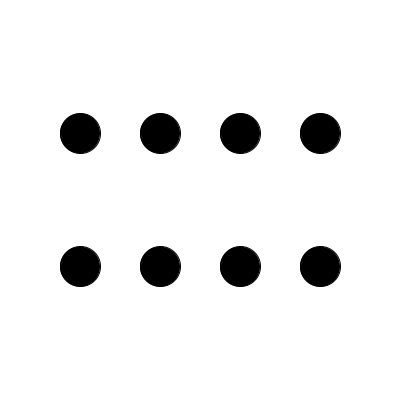
Frame 1 (no input)
Frame 60 (the mouse pressed at the canvas centre just before this capture): identical to frame 1, image omitted
Frame 120 (the mouse held since frame 60 and released just before this capture): identical to frame 1, image omitted

The Processing sketch that drew this single still picture (run headless with seeded random() and noise(); from frame 60 on, the mouse is pressed at the canvas centre):

// Processing sketch: circlesalternatingrgb
// ── circlesalternatingrgb.pde

void setup(){
  size(400,400);
}

void draw(){
    background(255);
   for(float p=0;p<2;p++){
     for(float q=0;q<4;q++){
         float currX = (width/5.0)*(q+1);
         float currY = height/3.0*(p+1);
         float ellipseWidth = width/10.0;
         float ellipseHeight = width/6.0;
         float offset = ellipseWidth/2.0;
         if(mouseX>=currX-offset && mouseX<=currX+offset && mouseY>=currY-offset && mouseY<=currY+offset){
           float currR = 0;
           if(p>0){
             currR =255;
           }
           float currG= 0;
           if((q+1)>2){
             currG = 0;
           } else {
             currG = 255;
           }
           float currB = ((q+1)%2)*255;
           println(currR+" "+currG+" "+currB);
           stroke(255,0,0);
           fill(currR,currG,currB);
           ellipse(currX,currY,ellipseWidth+10,ellipseWidth+10);
         } else {
           stroke(0);
           fill(0);
           ellipse(currX,currY,ellipseWidth,ellipseWidth);
         }
     }  
   }

}
